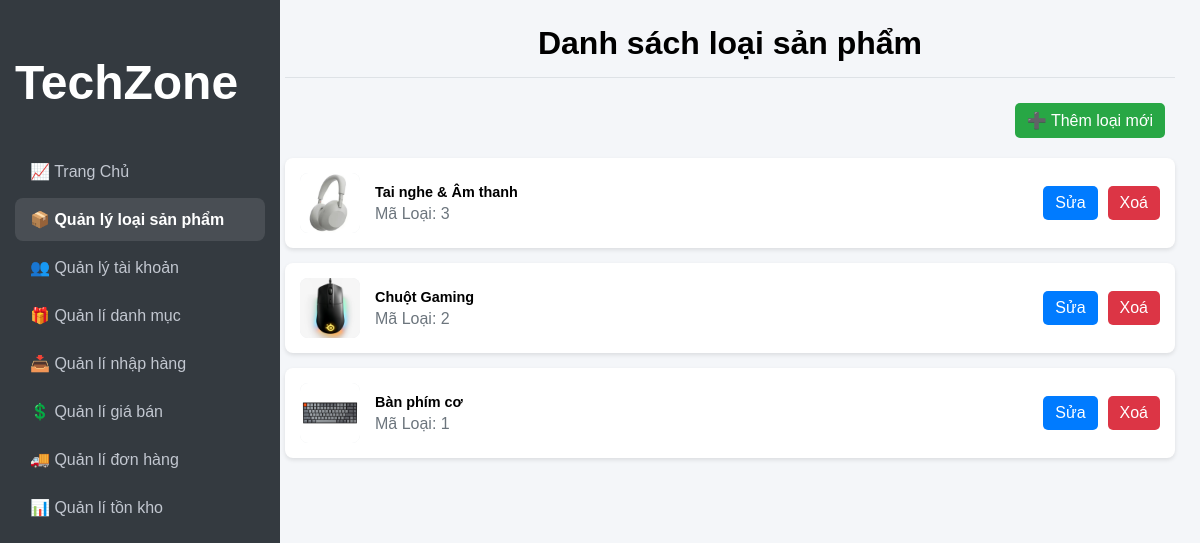
Page /Admin/quanlidanhmuc/sanpham.php (signed in) on the committed database.
### tables this page shows
CREATE TABLE `loaisanpham` (
  `MaLoai` int(11) NOT NULL,
  `TenLoai` varchar(100) NOT NULL,
  `HinhAnh` varchar(255) DEFAULT 'folder-icon.png'
);

### Admin/quanlidanhmuc/sanpham.php (the view, shortened to what this page needs)
<?php
require_once '../config.php';
$stmt = $conn->query("SELECT * FROM LoaiSanPham ORDER BY MaLoai DESC");
$danhSachLoai = $stmt->fetchAll(PDO::FETCH_ASSOC);
?>
<!DOCTYPE html>
<html lang="vi">
<head>
    <link rel="stylesheet" href="../Style.css">
</head>
<body>
    <div class="container">
        <?php include_once '../sidebar.php'; ?>
        <main class="main-content">
            <div class="page-header">
                <h1 class="page-header-title">Danh sách loại sản phẩm</h1>
            </div>
            <div class="page-toolbar">
                <a href="them-loai-san-pham.php" class="btn btn-add">➕ Thêm loại mới</a>
            </div>
            <div class="product-list">
                <?php foreach ($danhSachLoai as $loai): ?>
                    <div class="product-item">
                        <img src="../Image/<?= htmlspecialchars($loai['HinhAnh'] ?? 'product0.png') ?>" alt="Icon" class="product-image">
                        <div class="product-details">
                            <h3><?= htmlspecialchars($loai['TenLoai']) ?></h3>
                            <p>Mã Loại: <?= $loai['MaLoai'] ?></p>
                        </div>
                        <div class="product-actions">
                            <a href="sua-loai-san-pham.php?id=<?= $loai['MaLoai'] ?>" class="btn btn-edit" style="text-decoration: none;">Sửa</a>
                            <a href="xoa-loai.php?id=<?= $loai['MaLoai'] ?>" class="btn btn-delete" onclick="return confirm('Xoá loại này sẽ ảnh hưởng đến sản phẩm bên trong. Chắc chắn?')">Xoá</a>
                        </div>
                    </div>
                <?php endforeach; ?>
            </div>
        </main>
    </div>
</body>
</html>

### Admin/Style.css (style rules this page uses)
.container { display: flex; min-height: 100vh; }
.main-content { flex-grow: 1; padding: 25px; margin-left: 260px; }
.main-content h1 { border-bottom: 2px solid #dee2e6; padding-bottom: 10px; }
.btn-add { background-color: #28a745; width: auto; color: white; padding: 10px 15px; margin-left: 0; margin-right: 10px; border: none; border-radius: 5px; font-size: 1rem; font-weight: bold; cursor: pointer; margin-bottom: 20px; transition: background-color 0.3s; }
.product-list { display: flex; flex-direction: column; gap: 15px; }
.product-item { display: flex; align-items: center; background-color: #ffffff; padding: 15px; border-radius: 8px; box-shadow: 0 2px 4px rgba(0, 0, 0, 0.1); }
.product-image { width: 60px; height: 60px; border-radius: 8px; margin-right: 15px; object-fit: cover; background-color: #e9ecef; }
.product-details { flex-grow: 1; }
.product-details h3 { margin: 0; font-size: 0.9rem; }
.product-details p { margin: 5px 0 0; color: #6c757d; }
.product-actions { display: flex; gap: 10px; flex-wrap: wrap; }
.btn { padding: 8px 12px; border: none; border-radius: 5px; cursor: pointer; font-weight: 500; transition: opacity 0.2s; text-decoration: none; white-space: nowrap; }
.btn-edit { background-color: #007bff; color: white; }
.btn-delete { background-color: #dc3545; color: white; }
.page-header { display: flex; justify-content: center; align-items: center; margin-bottom: 25px; border-bottom: 1px solid #dee2e6; padding-bottom: 15px; }
.page-header h1 { margin: 0; }
.page-header h1.page-header-title { margin: 0; padding-bottom: 0; border-bottom: none; text-align: center; }
.page-toolbar { display: flex; justify-content: flex-end; margin-bottom: 20px; }
.page-toolbar .btn-add { margin-bottom: 0; }

### rows in the picture
loaisanpham: HinhAnh (picture), TenLoai "Tai nghe & Âm thanh", MaLoai "3"
loaisanpham: HinhAnh (picture), TenLoai "Chuột Gaming", MaLoai "2"
loaisanpham: HinhAnh (picture), TenLoai "Bàn phím cơ", MaLoai "1"
